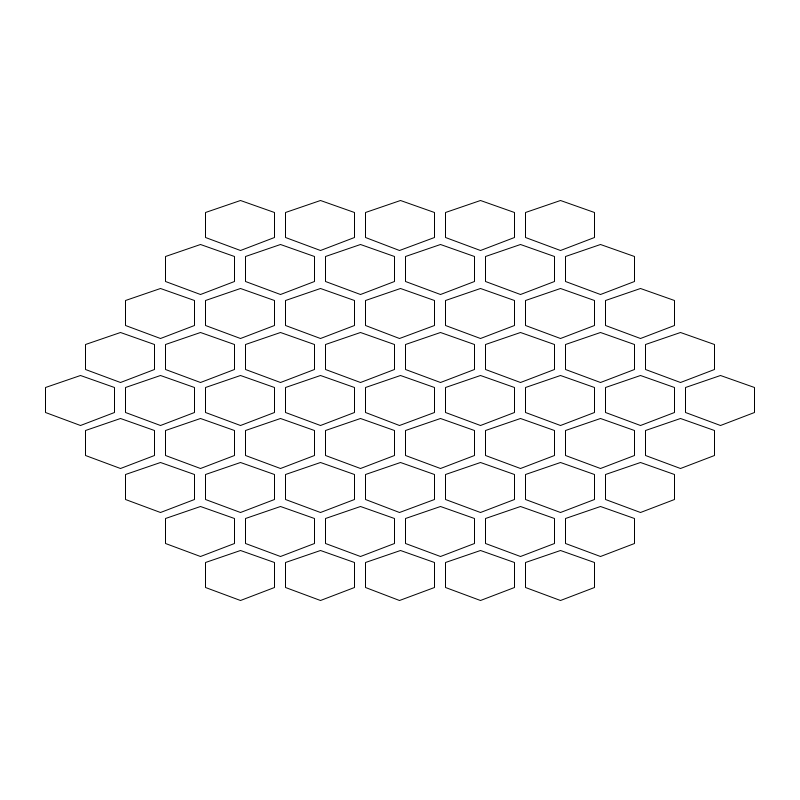
Frame 1 (no input)
Frame 60 (the mouse pressed at the canvas centre just before this capture): identical to frame 1, image omitted
Frame 120 (the mouse held since frame 60 and released just before this capture): identical to frame 1, image omitted

The Processing sketch that drew this single still picture (run headless with seeded random() and noise(); from frame 60 on, the mouse is pressed at the canvas centre):

// Processing sketch: hexgrid
// ── hexgrid.pde
int grids = 5;
int sizeX = 40;
int sizeY = 25;

boolean translating = false;
int globalX = 0;
int globalY = 0;
int tempX = 0;
int tempY = 0;

void mousePressed() {
    translating = true;
    tempX = mouseX;
    tempY = mouseY;
}

void mouseReleased() {
    translating = false;
    globalX += mouseX - tempX;
    globalY += mouseY - tempY;
    
}


void setup() {
    size(800, 800);
}

void draw() {
    background(255);
    translate(globalX, globalY);
    translate(width/2, height/2);
    if (translating)
        translate(mouseX - tempX, mouseY - tempY);
    for (int i = grids-1; i >= 0; i--) {
        int centering = (i+grids)*sizeX;
        for (int j = 0; j < i+grids; j++) {
            int x = -centering +sizeX + j*sizeX*2;
            int y = (int)((grids-1-i)*sizeY*1.75);
            
            drawHex(x, y, sizeX, sizeY);
            if (y > 0) {
                drawHex(x, -y, sizeX, sizeY);
            }
            //drawHex(size*2 + j*size*2, size*2 + i*size*2, 18);
        }
    }
}

void drawHex(int x, int y, int s1, int s2) {
    beginShape();
    for (int r = 1; r < 12; r+=2) {
        vertex(x+s1*cos((TWO_PI*r)/12.), y+s2*sin((TWO_PI*r)/12.));
    }
    endShape(CLOSE);
}
